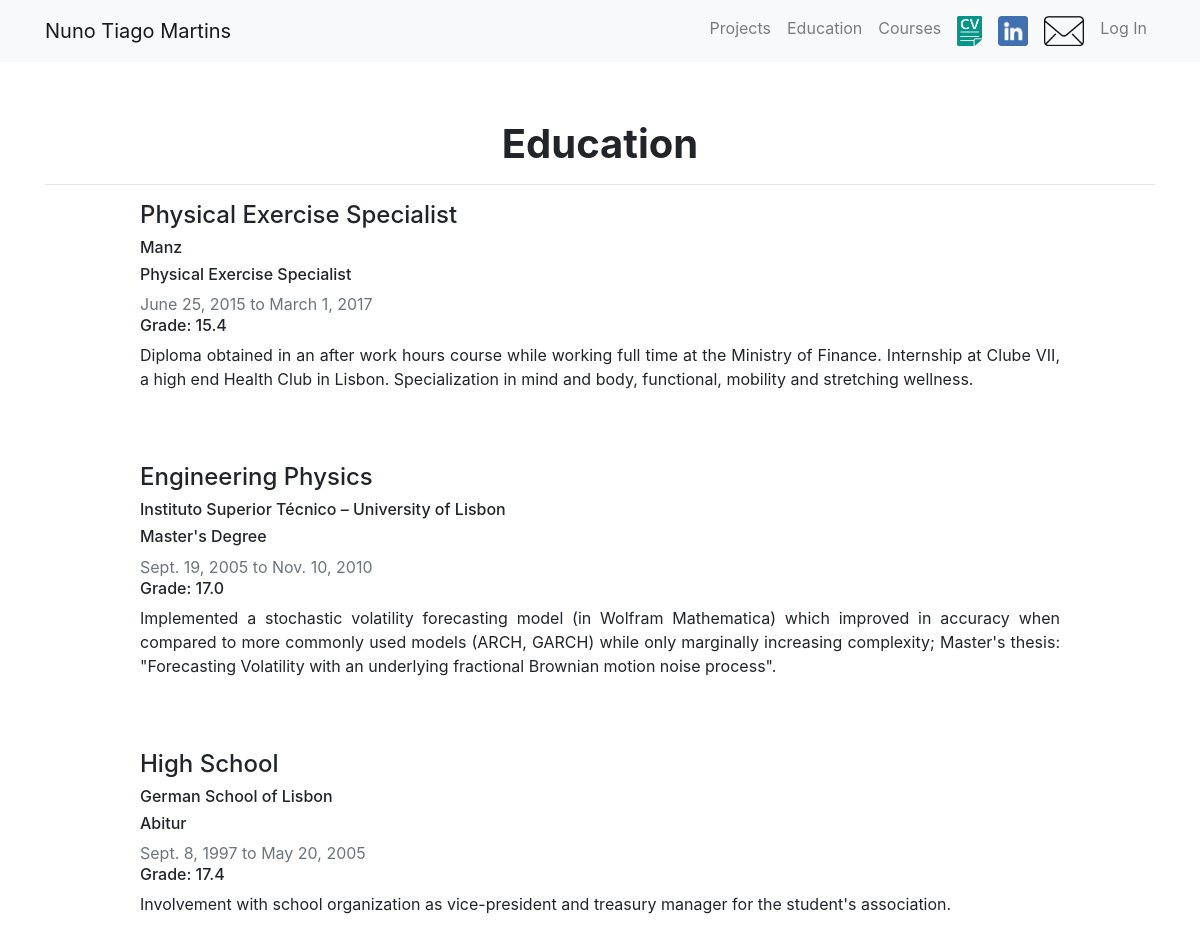
The app's page /cv/education/ with its own data.
### cv/models.py (models this page shows, shortened)
class Education(models.Model):
    course = models.CharField(max_length=100)
    entity = models.CharField(max_length=100)
    degree = models.CharField(max_length=100)
    start = models.DateField(blank=True, null=True)
    end_or_estimated = models.DateField(blank=True, null=True)
    average = models.FloatField(blank = True)
    notes = models.TextField(blank=True)

### cv/views.py (the view)
# urls.py: path('education/', views.education, name='education'),
def education(request):
    educations = Education.objects.order_by('-start')
    return render(request, 'cv/education.html', {'educations':educations})

### cv/templates/cv/education.html
{% extends "cv/base.html" %}
{% load static %}
{% block content %}
<h1 id="blogtitle" class="font-weight-bold text-center">Education</h1>
<hr />
{% for education in educations %}
    <div class="row justify-content-center my-3">
    <div class="col-md-10">
        <h4>{{ education.course }}</h4>
        <h6>{{ education.entity }}</h6>
        <h6>{{ education.degree }}</h6>
        <h7 class="text-muted">{{ education.start }} to {{ education.end_or_estimated }} </h7>
        <h6>Grade: {{ education.average }}</h6>
        <h10><p align="Justify">{{ education.notes|safe }}</p></h10>
    </div>
    </div>
    <br>
{% endfor %}
{% endblock %}

### records on screen
Education: course "Physical Exercise Specialist", entity "Manz", degree "Physical Exercise Specialist", start "June 25, 2015", end_or_estimated "March 1, 2017", average "15.4", notes "Diploma obtained in an after work hours course while working full time at the Ministry of Finance. Internship at Clube VII, a high end Health Club in Lisbon. Specialization in mind and body, functional, mobility and stretching wellness."
Education: course "Engineering Physics", entity "Instituto Superior Técnico – University of Lisbon", degree "Master's Degree", start "Sept. 19, 2005", end_or_estimated "Nov. 10, 2010", average "17.0", notes "Implemented a stochastic volatility forecasting model (in Wolfram Mathematica) which improved in accuracy when compared to more commonly used models (ARCH, GARCH) while only marginally increasing complexity; Master's thesis: \"Forecasting Volatility with an underlying fractional Brownian motion noise process\"."
Education: course "High School", entity "German School of Lisbon", degree "Abitur", start "Sept. 8, 1997", end_or_estimated "May 20, 2005", average "17.4", notes "Involvement with school organization as vice-president and treasury manager for the student's association."
